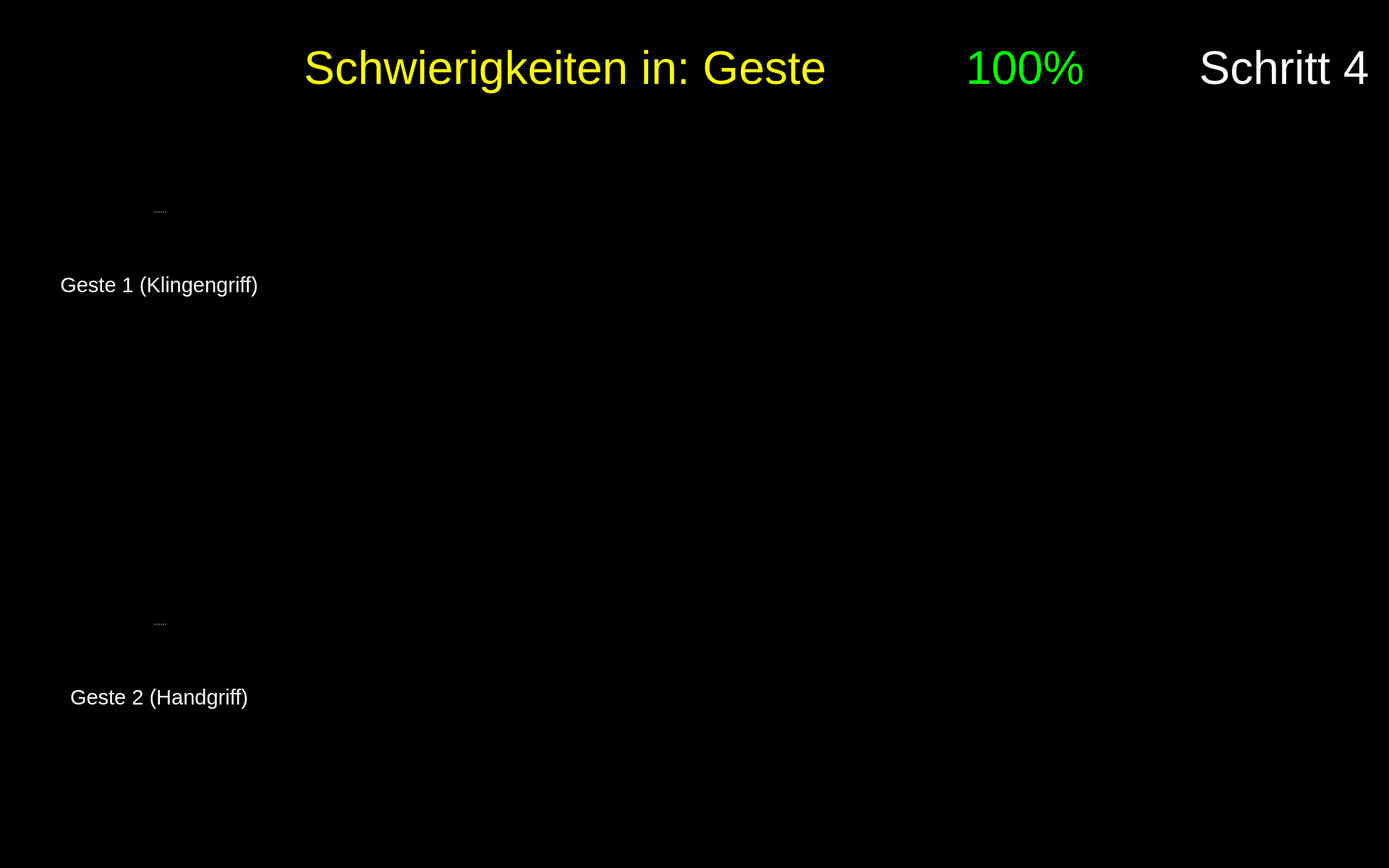
<?xml version="1.0" encoding="UTF-8"?>
<ui version="4.0">
 <class>Form</class>
 <widget class="QWidget" name="Form">
  <property name="geometry">
   <rect>
    <x>0</x>
    <y>0</y>
    <width>1920</width>
    <height>1200</height>
   </rect>
  </property>
  <property name="maximumSize">
   <size>
    <width>1920</width>
    <height>1200</height>
   </size>
  </property>
  <property name="windowTitle">
   <string>Form</string>
  </property>
  <property name="styleSheet">
   <string notr="true">background-color: rgb(0, 0, 0);</string>
  </property>
  <widget class="QPushButton" name="button_nav_left">
   <property name="enabled">
    <bool>true</bool>
   </property>
   <property name="geometry">
    <rect>
     <x>800</x>
     <y>560</y>
     <width>150</width>
     <height>150</height>
    </rect>
   </property>
   <property name="minimumSize">
    <size>
     <width>81</width>
     <height>81</height>
    </size>
   </property>
   <property name="maximumSize">
    <size>
     <width>150</width>
     <height>150</height>
    </size>
   </property>
   <property name="cursor">
    <cursorShape>OpenHandCursor</cursorShape>
   </property>
   <property name="focusPolicy">
    <enum>Qt::WheelFocus</enum>
   </property>
   <property name="contextMenuPolicy">
    <enum>Qt::DefaultContextMenu</enum>
   </property>
   <property name="layoutDirection">
    <enum>Qt::LeftToRight</enum>
   </property>
   <property name="autoFillBackground">
    <bool>false</bool>
   </property>
   <property name="styleSheet">
    <string notr="true"/>
   </property>
   <property name="icon">
    <iconset resource="resources/res.qrc">
     <normaloff>:/buttons/Button Left.svg</normaloff>:/buttons/Button Left.svg</iconset>
   </property>
   <property name="iconSize">
    <size>
     <width>144</width>
     <height>144</height>
    </size>
   </property>
   <property name="autoDefault">
    <bool>false</bool>
   </property>
   <property name="default">
    <bool>false</bool>
   </property>
   <property name="flat">
    <bool>true</bool>
   </property>
  </widget>
  <widget class="QPushButton" name="button_nav_right">
   <property name="enabled">
    <bool>true</bool>
   </property>
   <property name="geometry">
    <rect>
     <x>960</x>
     <y>560</y>
     <width>150</width>
     <height>150</height>
    </rect>
   </property>
   <property name="minimumSize">
    <size>
     <width>81</width>
     <height>81</height>
    </size>
   </property>
   <property name="maximumSize">
    <size>
     <width>150</width>
     <height>150</height>
    </size>
   </property>
   <property name="cursor">
    <cursorShape>OpenHandCursor</cursorShape>
   </property>
   <property name="focusPolicy">
    <enum>Qt::WheelFocus</enum>
   </property>
   <property name="contextMenuPolicy">
    <enum>Qt::DefaultContextMenu</enum>
   </property>
   <property name="layoutDirection">
    <enum>Qt::LeftToRight</enum>
   </property>
   <property name="autoFillBackground">
    <bool>false</bool>
   </property>
   <property name="styleSheet">
    <string notr="true"/>
   </property>
   <property name="icon">
    <iconset resource="resources/res.qrc">
     <normaloff>:/buttons/Button Right.svg</normaloff>:/buttons/Button Right.svg</iconset>
   </property>
   <property name="iconSize">
    <size>
     <width>144</width>
     <height>144</height>
    </size>
   </property>
   <property name="autoDefault">
    <bool>false</bool>
   </property>
   <property name="default">
    <bool>false</bool>
   </property>
   <property name="flat">
    <bool>true</bool>
   </property>
  </widget>
  <widget class="QWidget" name="widget_score" native="true">
   <property name="geometry">
    <rect>
     <x>1180</x>
     <y>20</y>
     <width>450</width>
     <height>150</height>
    </rect>
   </property>
   <widget class="QWidget" name="horizontalLayoutWidget_2">
    <property name="geometry">
     <rect>
      <x>-1</x>
      <y>-1</y>
      <width>451</width>
      <height>152</height>
     </rect>
    </property>
    <layout class="QHBoxLayout" name="horizontalLayout_2">
     <item>
      <widget class="QLabel" name="score_flag">
       <property name="enabled">
        <bool>true</bool>
       </property>
       <property name="sizePolicy">
        <sizepolicy hsizetype="Preferred" vsizetype="Preferred">
         <horstretch>0</horstretch>
         <verstretch>0</verstretch>
        </sizepolicy>
       </property>
       <property name="maximumSize">
        <size>
         <width>150</width>
         <height>150</height>
        </size>
       </property>
       <property name="text">
        <string/>
       </property>
       <property name="pixmap">
        <pixmap resource="resources/res.qrc">:/img/Score Flag.svg</pixmap>
       </property>
      </widget>
     </item>
     <item>
      <widget class="QLabel" name="label_text_score">
       <property name="font">
        <font>
         <pointsize>48</pointsize>
        </font>
       </property>
       <property name="styleSheet">
        <string notr="true">color: rgb(0, 255, 0);</string>
       </property>
       <property name="text">
        <string>&lt;html&gt;&lt;head/&gt;&lt;body&gt;&lt;p&gt;&lt;span style=&quot; color:#00ff00;&quot;&gt;100%&lt;/span&gt;&lt;/p&gt;&lt;/body&gt;&lt;/html&gt;</string>
       </property>
       <property name="alignment">
        <set>Qt::AlignLeading|Qt::AlignLeft|Qt::AlignVCenter</set>
       </property>
       <property name="wordWrap">
        <bool>true</bool>
       </property>
      </widget>
     </item>
    </layout>
   </widget>
  </widget>
  <widget class="QPushButton" name="button_exit">
   <property name="enabled">
    <bool>true</bool>
   </property>
   <property name="geometry">
    <rect>
     <x>1760</x>
     <y>1040</y>
     <width>150</width>
     <height>150</height>
    </rect>
   </property>
   <property name="minimumSize">
    <size>
     <width>81</width>
     <height>81</height>
    </size>
   </property>
   <property name="maximumSize">
    <size>
     <width>150</width>
     <height>150</height>
    </size>
   </property>
   <property name="cursor">
    <cursorShape>OpenHandCursor</cursorShape>
   </property>
   <property name="focusPolicy">
    <enum>Qt::WheelFocus</enum>
   </property>
   <property name="contextMenuPolicy">
    <enum>Qt::DefaultContextMenu</enum>
   </property>
   <property name="icon">
    <iconset resource="resources/res.qrc">
     <normaloff>:/buttons/Button Exit.svg</normaloff>:/buttons/Button Exit.svg</iconset>
   </property>
   <property name="iconSize">
    <size>
     <width>144</width>
     <height>144</height>
    </size>
   </property>
   <property name="autoDefault">
    <bool>false</bool>
   </property>
   <property name="default">
    <bool>false</bool>
   </property>
   <property name="flat">
    <bool>true</bool>
   </property>
  </widget>
  <widget class="QLabel" name="icon_expert_1">
   <property name="enabled">
    <bool>true</bool>
   </property>
   <property name="geometry">
    <rect>
     <x>490</x>
     <y>220</y>
     <width>100</width>
     <height>100</height>
    </rect>
   </property>
   <property name="sizePolicy">
    <sizepolicy hsizetype="Preferred" vsizetype="Preferred">
     <horstretch>0</horstretch>
     <verstretch>0</verstretch>
    </sizepolicy>
   </property>
   <property name="maximumSize">
    <size>
     <width>100</width>
     <height>100</height>
    </size>
   </property>
   <property name="text">
    <string/>
   </property>
   <property name="pixmap">
    <pixmap resource="resources/res.qrc">:/img/Icon Expert.png</pixmap>
   </property>
   <property name="scaledContents">
    <bool>true</bool>
   </property>
  </widget>
  <widget class="QLabel" name="label_plot_2">
   <property name="geometry">
    <rect>
     <x>490</x>
     <y>760</y>
     <width>850</width>
     <height>340</height>
    </rect>
   </property>
   <property name="maximumSize">
    <size>
     <width>1200</width>
     <height>480</height>
    </size>
   </property>
   <property name="font">
    <font>
     <pointsize>48</pointsize>
    </font>
   </property>
   <property name="styleSheet">
    <string notr="true">color: rgb(255, 255, 255);</string>
   </property>
   <property name="text">
    <string/>
   </property>
   <property name="scaledContents">
    <bool>true</bool>
   </property>
  </widget>
  <widget class="QLabel" name="image_step">
   <property name="geometry">
    <rect>
     <x>1650</x>
     <y>170</y>
     <width>250</width>
     <height>250</height>
    </rect>
   </property>
   <property name="font">
    <font>
     <pointsize>48</pointsize>
    </font>
   </property>
   <property name="styleSheet">
    <string notr="true">color: rgb(255, 255, 255);</string>
   </property>
   <property name="text">
    <string/>
   </property>
   <property name="pixmap">
    <pixmap resource="resources/res.qrc">:/detected steps/Detected Step4 Button.png</pixmap>
   </property>
   <property name="alignment">
    <set>Qt::AlignCenter</set>
   </property>
   <property name="wordWrap">
    <bool>true</bool>
   </property>
  </widget>
  <widget class="QLabel" name="icon_expert_2">
   <property name="enabled">
    <bool>true</bool>
   </property>
   <property name="geometry">
    <rect>
     <x>490</x>
     <y>810</y>
     <width>100</width>
     <height>100</height>
    </rect>
   </property>
   <property name="sizePolicy">
    <sizepolicy hsizetype="Preferred" vsizetype="Preferred">
     <horstretch>0</horstretch>
     <verstretch>0</verstretch>
    </sizepolicy>
   </property>
   <property name="maximumSize">
    <size>
     <width>100</width>
     <height>100</height>
    </size>
   </property>
   <property name="text">
    <string/>
   </property>
   <property name="pixmap">
    <pixmap resource="resources/res.qrc">:/img/Icon Expert.png</pixmap>
   </property>
   <property name="scaledContents">
    <bool>true</bool>
   </property>
  </widget>
  <widget class="QLabel" name="icon_reaction_1">
   <property name="enabled">
    <bool>true</bool>
   </property>
   <property name="geometry">
    <rect>
     <x>1400</x>
     <y>250</y>
     <width>200</width>
     <height>200</height>
    </rect>
   </property>
   <property name="sizePolicy">
    <sizepolicy hsizetype="Preferred" vsizetype="Preferred">
     <horstretch>0</horstretch>
     <verstretch>0</verstretch>
    </sizepolicy>
   </property>
   <property name="maximumSize">
    <size>
     <width>200</width>
     <height>200</height>
    </size>
   </property>
   <property name="text">
    <string/>
   </property>
   <property name="scaledContents">
    <bool>true</bool>
   </property>
  </widget>
  <widget class="QLabel" name="icon_newbie_1">
   <property name="enabled">
    <bool>true</bool>
   </property>
   <property name="geometry">
    <rect>
     <x>490</x>
     <y>380</y>
     <width>100</width>
     <height>100</height>
    </rect>
   </property>
   <property name="sizePolicy">
    <sizepolicy hsizetype="Preferred" vsizetype="Preferred">
     <horstretch>0</horstretch>
     <verstretch>0</verstretch>
    </sizepolicy>
   </property>
   <property name="maximumSize">
    <size>
     <width>100</width>
     <height>100</height>
    </size>
   </property>
   <property name="text">
    <string/>
   </property>
   <property name="pixmap">
    <pixmap resource="resources/res.qrc">:/img/Icon User.png</pixmap>
   </property>
   <property name="scaledContents">
    <bool>true</bool>
   </property>
  </widget>
  <widget class="QLabel" name="label_plot_1">
   <property name="geometry">
    <rect>
     <x>490</x>
     <y>180</y>
     <width>850</width>
     <height>340</height>
    </rect>
   </property>
   <property name="maximumSize">
    <size>
     <width>1200</width>
     <height>480</height>
    </size>
   </property>
   <property name="font">
    <font>
     <pointsize>48</pointsize>
    </font>
   </property>
   <property name="styleSheet">
    <string notr="true">color: rgb(255, 255, 255);</string>
   </property>
   <property name="text">
    <string/>
   </property>
   <property name="scaledContents">
    <bool>true</bool>
   </property>
  </widget>
  <widget class="QLabel" name="icon_newbie_2">
   <property name="enabled">
    <bool>true</bool>
   </property>
   <property name="geometry">
    <rect>
     <x>490</x>
     <y>960</y>
     <width>100</width>
     <height>100</height>
    </rect>
   </property>
   <property name="sizePolicy">
    <sizepolicy hsizetype="Preferred" vsizetype="Preferred">
     <horstretch>0</horstretch>
     <verstretch>0</verstretch>
    </sizepolicy>
   </property>
   <property name="maximumSize">
    <size>
     <width>100</width>
     <height>100</height>
    </size>
   </property>
   <property name="text">
    <string/>
   </property>
   <property name="pixmap">
    <pixmap resource="resources/res.qrc">:/img/Icon User.png</pixmap>
   </property>
   <property name="scaledContents">
    <bool>true</bool>
   </property>
  </widget>
  <widget class="QLabel" name="icon_reaction_2">
   <property name="enabled">
    <bool>true</bool>
   </property>
   <property name="geometry">
    <rect>
     <x>1400</x>
     <y>820</y>
     <width>200</width>
     <height>200</height>
    </rect>
   </property>
   <property name="sizePolicy">
    <sizepolicy hsizetype="Preferred" vsizetype="Preferred">
     <horstretch>0</horstretch>
     <verstretch>0</verstretch>
    </sizepolicy>
   </property>
   <property name="maximumSize">
    <size>
     <width>200</width>
     <height>200</height>
    </size>
   </property>
   <property name="text">
    <string/>
   </property>
   <property name="scaledContents">
    <bool>true</bool>
   </property>
  </widget>
  <widget class="QLabel" name="label_trouble">
   <property name="geometry">
    <rect>
     <x>260</x>
     <y>20</y>
     <width>900</width>
     <height>150</height>
    </rect>
   </property>
   <property name="font">
    <font>
     <family>Arial</family>
     <pointsize>48</pointsize>
     <weight>9</weight>
     <italic>false</italic>
     <bold>false</bold>
    </font>
   </property>
   <property name="styleSheet">
    <string notr="true">font: 75 48pt &quot;Arial&quot;;
color: rgb(255, 255, 0);</string>
   </property>
   <property name="text">
    <string>Schwierigkeiten in: Geste </string>
   </property>
   <property name="textFormat">
    <enum>Qt::RichText</enum>
   </property>
   <property name="alignment">
    <set>Qt::AlignRight|Qt::AlignTrailing|Qt::AlignVCenter</set>
   </property>
   <property name="wordWrap">
    <bool>true</bool>
   </property>
  </widget>
  <widget class="QLabel" name="label_text_step">
   <property name="geometry">
    <rect>
     <x>1650</x>
     <y>20</y>
     <width>250</width>
     <height>150</height>
    </rect>
   </property>
   <property name="font">
    <font>
     <family>Arial</family>
     <pointsize>48</pointsize>
     <weight>9</weight>
     <italic>false</italic>
     <bold>false</bold>
    </font>
   </property>
   <property name="styleSheet">
    <string notr="true">font: 75 48pt &quot;Arial&quot;;
color: rgb(255, 255, 255);</string>
   </property>
   <property name="text">
    <string>Schritt 4</string>
   </property>
   <property name="textFormat">
    <enum>Qt::RichText</enum>
   </property>
   <property name="alignment">
    <set>Qt::AlignCenter</set>
   </property>
   <property name="wordWrap">
    <bool>true</bool>
   </property>
  </widget>
  <widget class="QSplitter" name="splitter_2">
   <property name="geometry">
    <rect>
     <x>60</x>
     <y>210</y>
     <width>320</width>
     <height>282</height>
    </rect>
   </property>
   <property name="orientation">
    <enum>Qt::Vertical</enum>
   </property>
   <widget class="QLabel" name="image_required_1">
    <property name="maximumSize">
     <size>
      <width>320</width>
      <height>240</height>
     </size>
    </property>
    <property name="text">
     <string/>
    </property>
    <property name="pixmap">
     <pixmap resource="resources/res.qrc">:/img/step4_gesture1.png</pixmap>
    </property>
    <property name="scaledContents">
     <bool>true</bool>
    </property>
   </widget>
   <widget class="QLabel" name="text_required_1">
    <property name="font">
     <font>
      <family>Arial</family>
      <pointsize>22</pointsize>
      <weight>9</weight>
      <italic>false</italic>
      <bold>false</bold>
     </font>
    </property>
    <property name="styleSheet">
     <string notr="true">font: 75 22pt &quot;Arial&quot;;
color: rgb(255, 255, 255);</string>
    </property>
    <property name="text">
     <string>Geste 1 (Klingengriff)</string>
    </property>
    <property name="textFormat">
     <enum>Qt::PlainText</enum>
    </property>
    <property name="alignment">
     <set>Qt::AlignCenter</set>
    </property>
    <property name="wordWrap">
     <bool>true</bool>
    </property>
   </widget>
  </widget>
  <widget class="QSplitter" name="splitter_3">
   <property name="geometry">
    <rect>
     <x>60</x>
     <y>780</y>
     <width>320</width>
     <height>282</height>
    </rect>
   </property>
   <property name="orientation">
    <enum>Qt::Vertical</enum>
   </property>
   <widget class="QLabel" name="image_required_2">
    <property name="maximumSize">
     <size>
      <width>320</width>
      <height>240</height>
     </size>
    </property>
    <property name="text">
     <string/>
    </property>
    <property name="pixmap">
     <pixmap resource="resources/res.qrc">:/img/step4_gesture2.png</pixmap>
    </property>
    <property name="scaledContents">
     <bool>true</bool>
    </property>
   </widget>
   <widget class="QLabel" name="text_required_2">
    <property name="font">
     <font>
      <family>Arial</family>
      <pointsize>22</pointsize>
      <weight>9</weight>
      <italic>false</italic>
      <bold>false</bold>
     </font>
    </property>
    <property name="styleSheet">
     <string notr="true">font: 75 22pt &quot;Arial&quot;;
color: rgb(255, 255, 255);</string>
    </property>
    <property name="text">
     <string>Geste 2 (Handgriff)</string>
    </property>
    <property name="textFormat">
     <enum>Qt::PlainText</enum>
    </property>
    <property name="alignment">
     <set>Qt::AlignCenter</set>
    </property>
    <property name="wordWrap">
     <bool>true</bool>
    </property>
   </widget>
  </widget>
  <zorder>label_plot_1</zorder>
  <zorder>button_nav_left</zorder>
  <zorder>button_nav_right</zorder>
  <zorder>widget_score</zorder>
  <zorder>button_exit</zorder>
  <zorder>icon_expert_1</zorder>
  <zorder>label_plot_2</zorder>
  <zorder>image_step</zorder>
  <zorder>icon_expert_2</zorder>
  <zorder>icon_reaction_1</zorder>
  <zorder>icon_newbie_1</zorder>
  <zorder>icon_newbie_2</zorder>
  <zorder>icon_reaction_2</zorder>
  <zorder>label_trouble</zorder>
  <zorder>label_text_step</zorder>
  <zorder>splitter_2</zorder>
  <zorder>splitter_3</zorder>
 </widget>
 <resources>
  <include location="resources/res.qrc"/>
 </resources>
 <connections/>
</ui>
